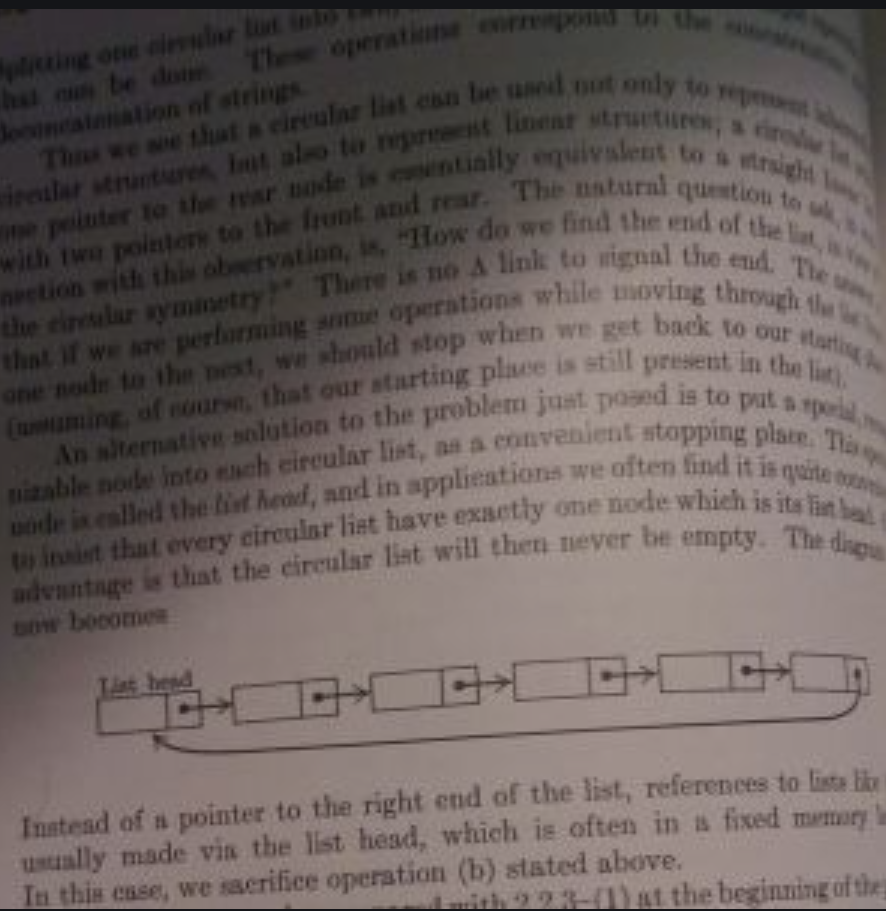
#> input picture Computer_Vision_(Module_6)/Day_5_ Edge_detection_perspective_transform_and_Morphological_transformations/img/t2.png, 886 x 911 px, found by its file name
$ jupyter execute 'Morphological Transformations.ipynb'   (shell and % lines are left out)
#> lines starting #> are read from the running program, lines starting #| are printed output that depends on the picture; after the words box and inside, x2 and y2 are one past the last pixel; in counts of white or black regions, pixels touching at a corner belong together
# Computer Vision Morphological Transformations

[cell 1]
import cv2
import numpy as np
import matplotlib.pyplot as plt

## Dilation

[cell 2]
# Create a simple 3 by 3 kernel of ones with numpy
three=np.ones((3,3))
three

[cell 3]
# Load an image, threshold it (binary_inverse) and apply dilation with openCV, try different number of iterations
img=cv2.imread("/home/umut/Documents/GitHub/Strive_School/Computer_Vision_(Module_6)/Day_5_ Edge_detection_perspective_transform_and_Morphological_transformations/img/t2.png")
#> img is the input picture: shape (911, 886, 3); mean B, G, R 94.2, 97, 107
image=img.copy()
gray_image=cv2.cvtColor(image,cv2.COLOR_BGR2GRAY)

ret,otsu = cv2.threshold(gray_image,0,255,cv2.THRESH_BINARY_INV+cv2.THRESH_OTSU)
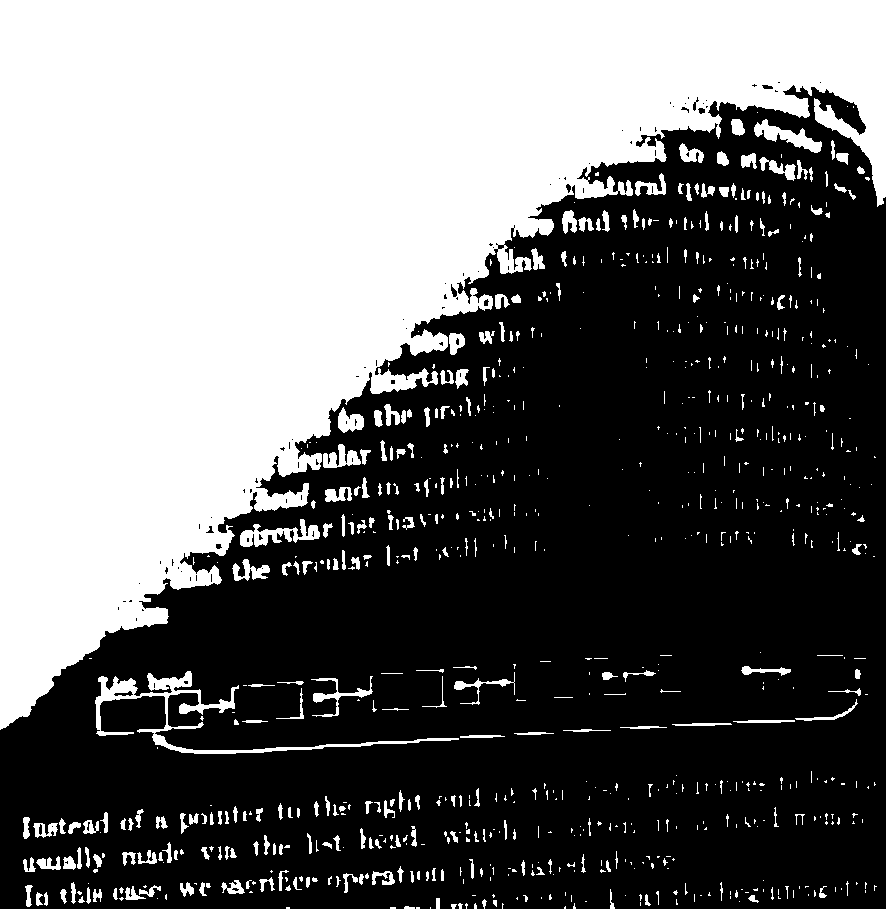
#> otsu: shape (911, 886); 42.5% white; 824 white regions (539 under 20 px), largest, box (x1, y1, x2, y2) and area: (0, 0, 886, 730) 313346, (95, 671, 459, 754) 3497, (0, 889, 886, 911) 2036
#> ret = 94

erosion = cv2.dilate(otsu,three,iterations=4)
#> erosion: shape (911, 886); 59.2% white; 14 black regions (4 under 20 px), largest, box (x1, y1, x2, y2) and area: (0, 108, 886, 905) 325896, (238, 687, 296, 717) 1440, (104, 700, 162, 728) 1326

plt.figure(figsize=(20,15))
plt.imshow(erosion,cmap='gray')

[cell 4]
# Try with bigger kernels (5,5) and (7,7) or bigger and check what is the difference
five = np.ones((5,5))
ret,otsu = cv2.threshold(gray_image,0,255,cv2.THRESH_BINARY_INV+cv2.THRESH_OTSU)

erosion = cv2.dilate(otsu,five,iterations=4)
#> erosion: shape (911, 886); 72.8% white; 53 black regions (11 under 20 px), largest, box (x1, y1, x2, y2) and area: (0, 189, 886, 901) 207980, (275, 811, 461, 869) 1940, (97, 829, 262, 886) 1764

plt.figure(figsize=(20,15))
plt.imshow(erosion,cmap='gray')

[cell 5]
seven = np.ones((5,5))
ret,otsu = cv2.threshold(gray_image,0,255,cv2.THRESH_BINARY_INV+cv2.THRESH_OTSU)

erosion = cv2.dilate(otsu,seven,iterations=4)

plt.figure(figsize=(20,15))
plt.imshow(erosion,cmap='gray')

[Hint](# "cv2.dilate")

[cell 6]
# Repeat the operation but this time create a special kernel with cv2.getStructuringElement, try different elements
# For example cv2.MORPH_RECT, cv2.MORPH_ELLIPSE and cv2.MORPH_CROSS, etc.
# Compare how the different kernels will affect the image
kernel = cv2.getStructuringElement(cv2.MORPH_RECT,(3,3))
kernel

[cell 7]
erosion = cv2.dilate(otsu,kernel,iterations=4)

plt.figure(figsize=(20,15))
plt.imshow(erosion,cmap='gray')

[cell 8]
kernel = cv2.getStructuringElement(cv2.MORPH_ELLIPSE ,(3,3))
kernel

[cell 9]
erosion = cv2.dilate(otsu,kernel,iterations=4)
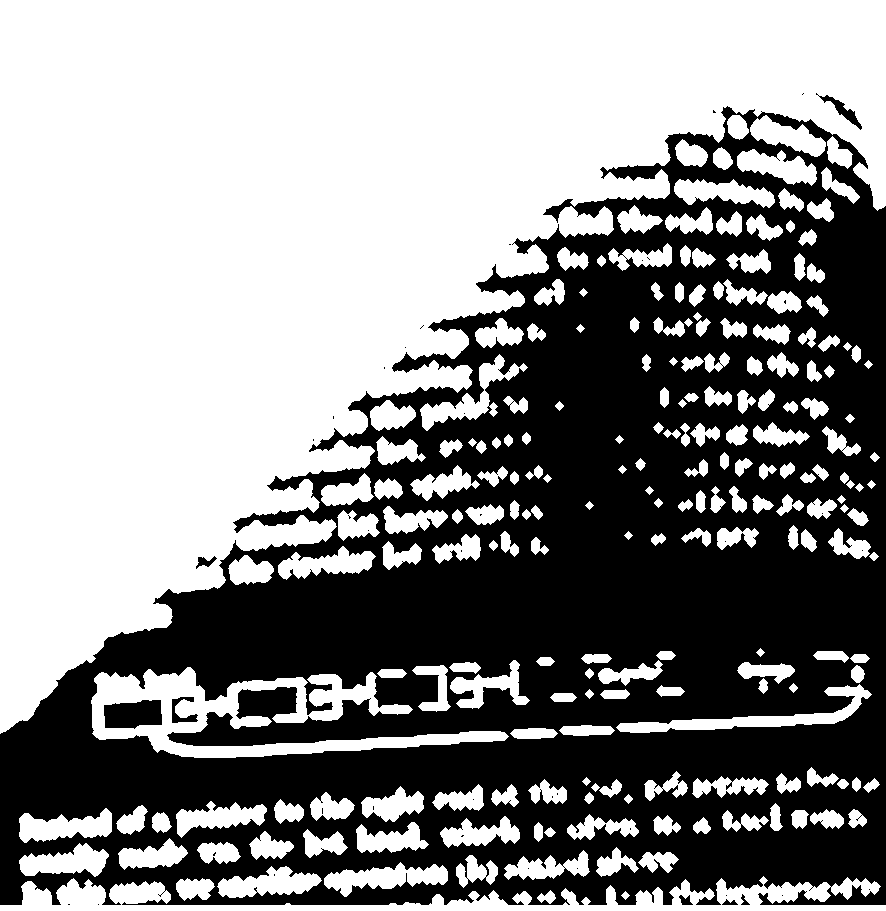
#> erosion: shape (911, 886); 55.3% white; 43 black regions (35 under 20 px), largest, box (x1, y1, x2, y2) and area: (0, 106, 886, 905) 358654, (104, 700, 162, 729) 1391, (816, 93, 862, 130) 351

plt.figure(figsize=(20,15))
plt.imshow(erosion,cmap='gray')

[cell 10]
kernel = cv2.getStructuringElement(cv2.MORPH_CROSS,(3,3))
kernel

[cell 11]
erosion = cv2.dilate(otsu,kernel,iterations=4)

plt.figure(figsize=(20,15))
plt.imshow(erosion,cmap='gray')

## Erosion

[cell 12]
# Using the same kernels, apply Erosion to the thresholded image, make sure to start with a clean image
erosion = cv2.erode(gray_image,kernel)
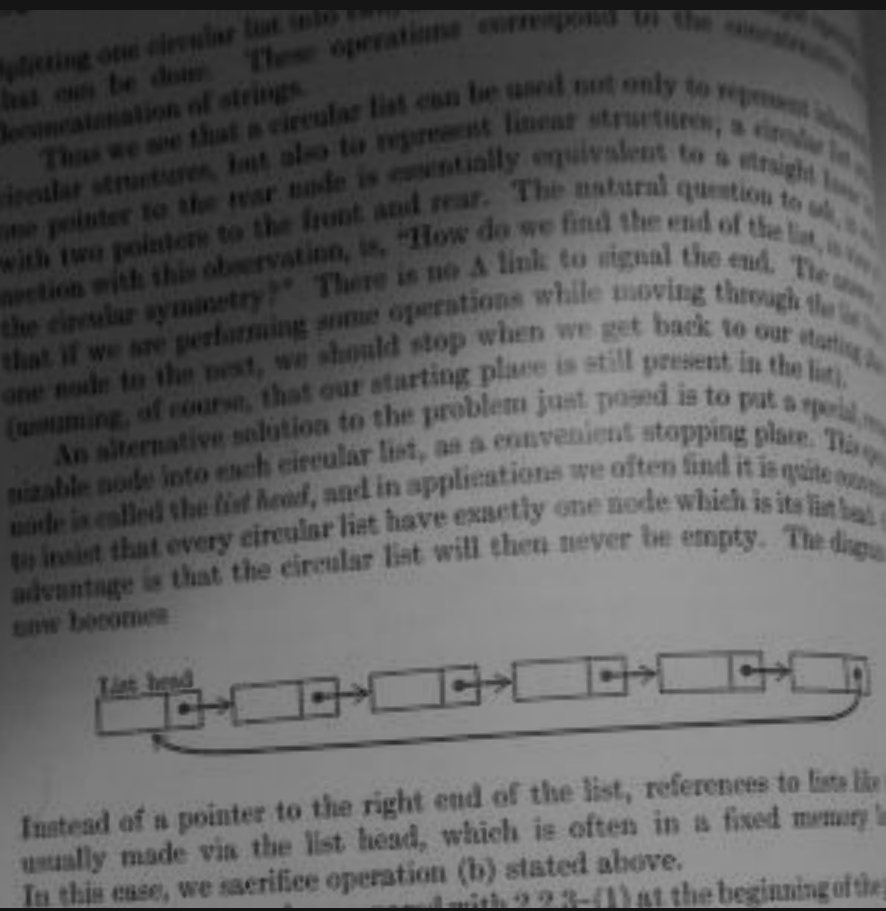
#> erosion: shape (911, 886); min 10, max 160, mean 96.2
plt.figure(figsize=(20,15))
plt.imshow(erosion ,cmap='gray')

[Hint](# "cv2.erode")

## Morphological Transformations: Opening / Closing

[cell 13]
# Apply opening to the thresholded image, experiment with different iterations
kernel = cv2.getStructuringElement(cv2.MORPH_RECT,(3,3))
opening = cv2.morphologyEx(otsu,cv2.MORPH_OPEN,kernel)
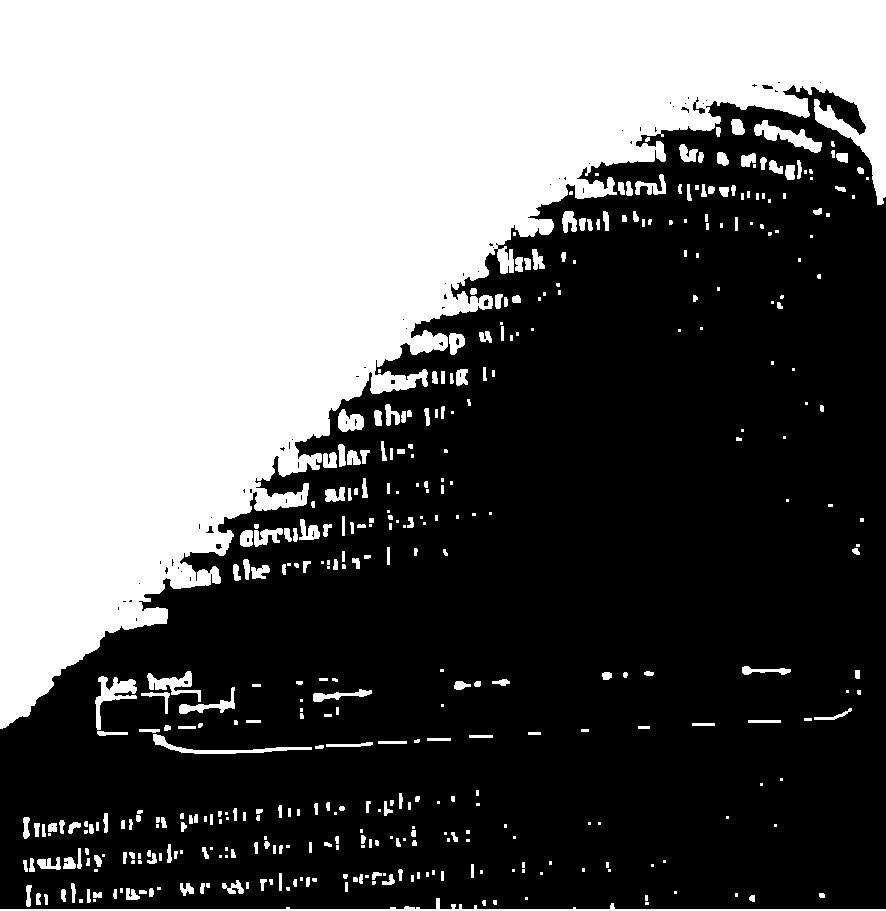
#> opening: shape (911, 886); 41.5% white; 414 white regions (151 under 20 px), largest, box (x1, y1, x2, y2) and area: (0, 0, 886, 729) 312473, (0, 898, 886, 911) 1948, (754, 120, 822, 153) 828
plt.figure(figsize=(20,15))
plt.imshow(opening ,cmap='gray')

[Hint](# "cv2.morphologyEx with cv2.MORPH_OPEN ")

[cell 14]
# Apply closing to the thresholded image, experiment with different iterations

closing= cv2.morphologyEx(otsu,cv2.MORPH_CLOSE,kernel)
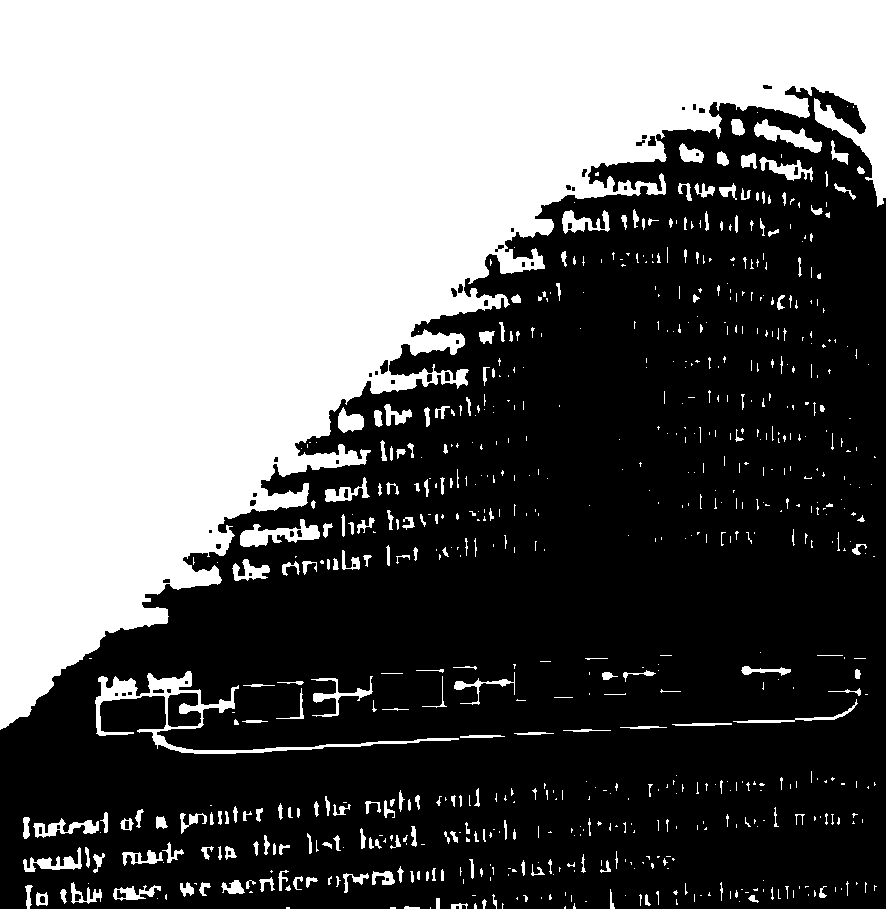
#> closing: shape (911, 886); 42.8% white; 706 white regions (469 under 20 px), largest, box (x1, y1, x2, y2) and area: (0, 0, 886, 730) 316035, (95, 671, 459, 754) 3619, (0, 885, 886, 911) 2192

plt.figure(figsize=(20,15))
plt.imshow(closing ,cmap='gray')

$ run again, with Computer_Vision_(Module_6)/Day_5_ Edge_detection_perspective_transform_and_Morphological_transformations/img/t1.png copied over Computer_Vision_(Module_6)/Day_5_ Edge_detection_perspective_transform_and_Morphological_transformations/img/t2.png
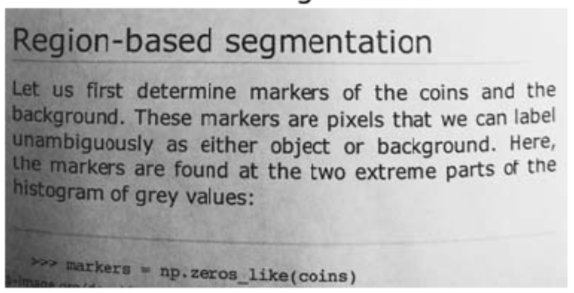
#> input picture Computer_Vision_(Module_6)/Day_5_ Edge_detection_perspective_transform_and_Morphological_transformations/img/t1.png, 574 x 293 px, found by its file name
#> img is the input picture: shape (293, 574, 3); mean B, G, R 176.7, 176.7, 176.7
#> `ret,otsu = cv2.threshold(gray_image,0,255,cv2.THRESH_BINARY_INV+cv2.TH..`:
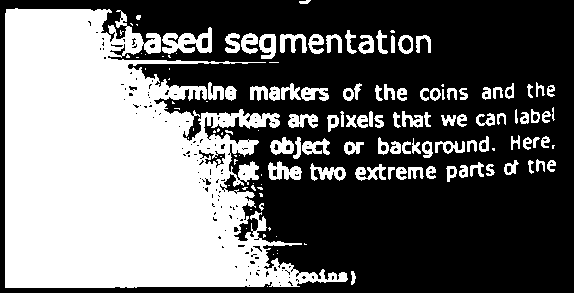
#> otsu: shape (293, 574); 41.3% white; 140 white regions (49 under 20 px), largest, box (x1, y1, x2, y2) and area: (5, 8, 348, 288) 58311, (162, 27, 212, 54) 740, (268, 161, 302, 180) 388
#> ret = 168
#> opening: shape (293, 574); 39.9% white; 138 white regions (41 under 20 px), largest, box (x1, y1, x2, y2) and area: (5, 8, 298, 288) 55960, (162, 28, 212, 54) 731, (116, 13, 143, 56) 449
#> `closing= cv2.morphologyEx(otsu,cv2.MORPH_CLOSE,kernel)`:
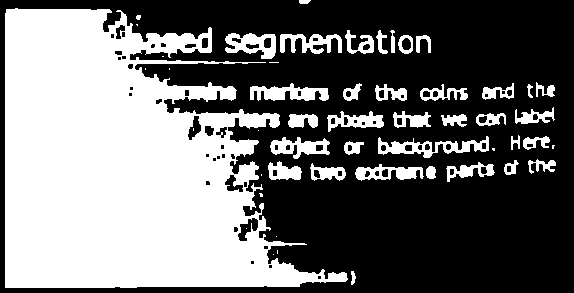
#> closing: shape (293, 574); 43% white; 51 white regions (15 under 20 px), largest, box (x1, y1, x2, y2) and area: (5, 8, 348, 288) 61195, (378, 136, 489, 158) 972, (250, 83, 329, 101) 841
